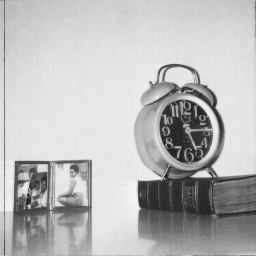
#> input picture Images/5.1.12.tiff, 256 x 256 px, found by its file name
$ python 42_ex3_Addaptive_Thresolding.py
#> lines starting #> are read from the running program, lines starting #| are printed output that depends on the picture; after the words box and inside, x2 and y2 are one past the last pixel; in counts of white or black regions, pixels touching at a corner belong together
import cv2
import matplotlib.pyplot as plt

def main():

    path="/home/g_r00t/PRIYANK/ex_images/"
    imgpath1 =  path + "5.1.12.tiff"
    img = cv2.imread(imgpath1, 0)
#> img is the input picture: shape (256, 256); min 32, max 246, mean 186

#    img = cv2.cvtColor(img, cv2.COLOR_BGR2RGB)

    block_size = 51
    constant = 2
    th1 = cv2.adaptiveThreshold(img, 255, cv2.ADAPTIVE_THRESH_MEAN_C, cv2.THRESH_BINARY, block_size, constant)
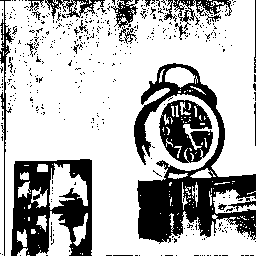
#> th1: shape (256, 256); 72.1% white; 465 black regions (444 under 20 px), largest, box (x1, y1, x2, y2) and area: (134, 63, 256, 244) 7755, (11, 159, 92, 256) 4631, (159, 100, 213, 163) 2100
    th2 = cv2.adaptiveThreshold (img, 255, cv2.ADAPTIVE_THRESH_GAUSSIAN_C, cv2.THRESH_BINARY, block_size, constant)
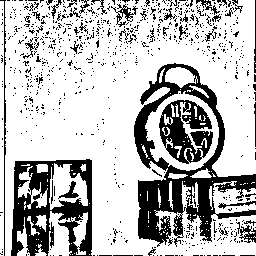
#> th2: shape (256, 256); 73.6% white; 830 black regions (790 under 20 px), largest, box (x1, y1, x2, y2) and area: (134, 63, 256, 247) 6714, (11, 159, 92, 256) 4171, (159, 100, 213, 164) 1962

    output = [img, th1, th2]

    titles = ['Original', 'Mean Adaptive', 'Gaussian Adaptive']

    for i in range(3):
        plt.subplot(1, 3, i+1)
        plt.imshow(output[i],cmap='gray')
        plt.title(titles[i])
        plt.xticks([])
        plt.yticks([])

    plt.show()
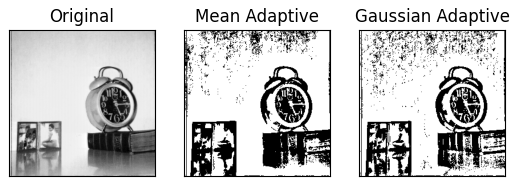
#> figure drawn by matplotlib, 3 panels

if __name__ == "__main__":
    main()

$ run again, with Images/4.1.03.tiff copied over Images/5.1.12.tiff
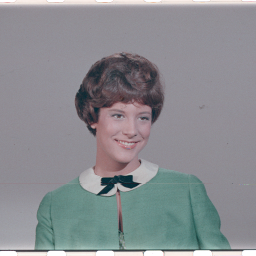
#> input picture Images/4.1.03.tiff, 256 x 256 px, found by its file name
#> in main, `th1 = cv2.adaptiveThreshold(img, 255, cv2.ADAPTIVE_THRESH_MEAN_C, cv2...`:
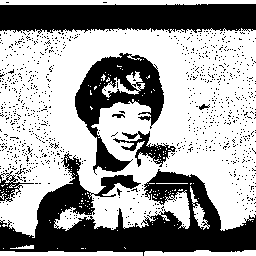
#> th1: shape (256, 256); 62.7% white; 1026 black regions (1019 under 20 px), largest, box (x1, y1, x2, y2) and area: (0, 153, 256, 256) 10751, (0, 4, 256, 34) 6514, (75, 53, 164, 175) 4362
#> th2: shape (256, 256); 69.8% white; 1525 black regions (1514 under 20 px), largest, box (x1, y1, x2, y2) and area: (0, 129, 256, 256) 9160, (0, 4, 256, 28) 4586, (75, 52, 164, 137) 3103
#> in main, `plt.show()`:
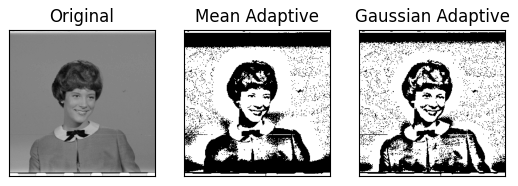
#> figure drawn by matplotlib, 3 panels
